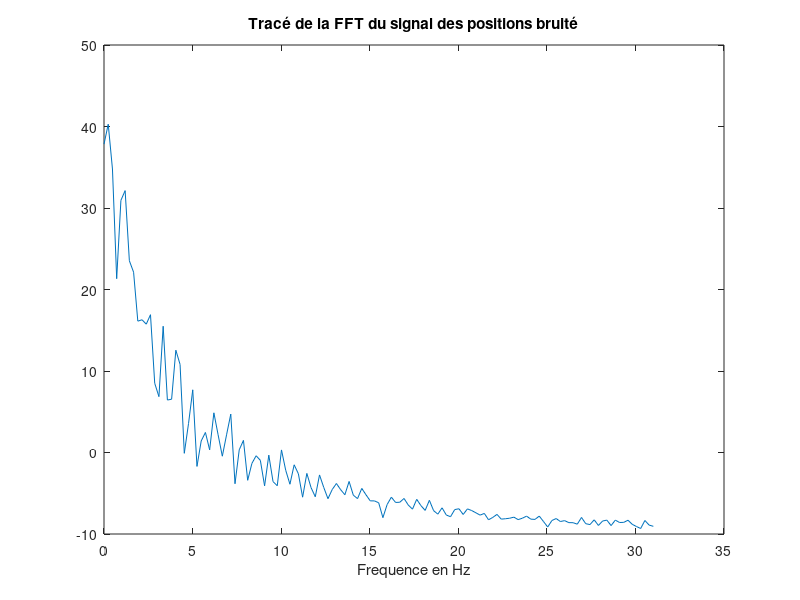
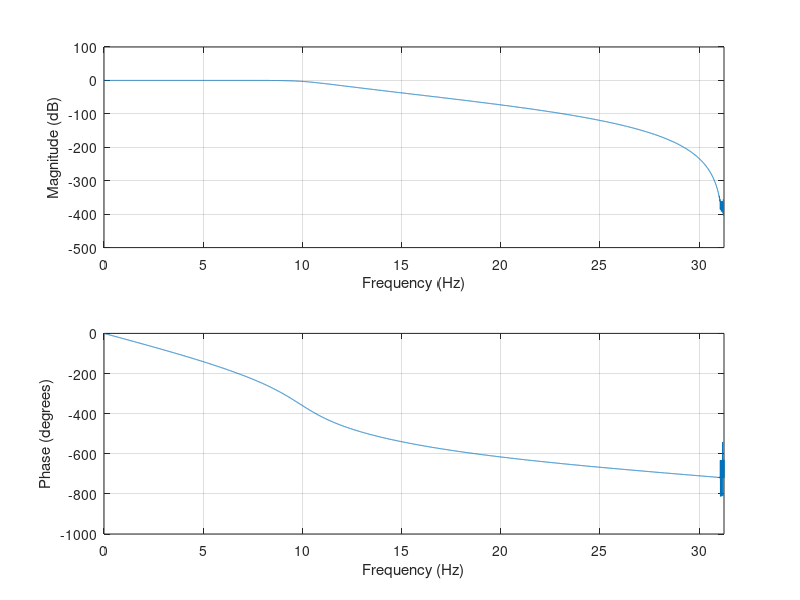
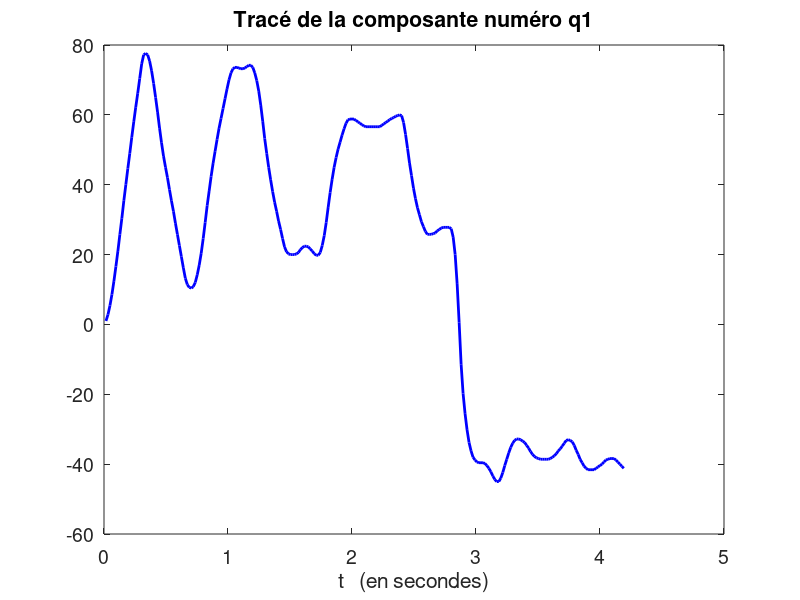
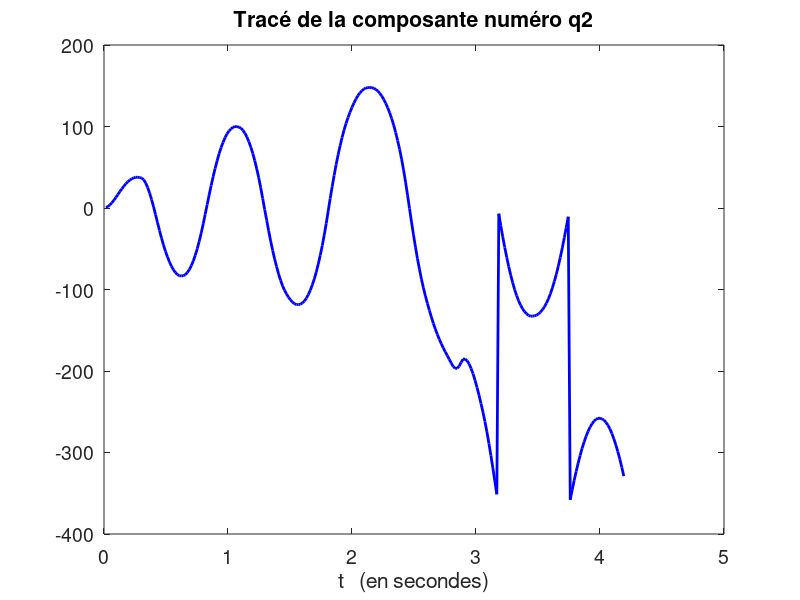

These charts were generated, in order, by the following MATLAB code:
clear all, 
close all, 
clc,
%%
P=load('Iden_IA.txt');

%Fe=P.Fe
%% Filtrage des données 
%   Design a 8th-order butterworth band-pass filter which passes frequencies between 0.15 and 0.3.

%On calcule et trace la representation fréquencielle
Fs=1/0.016; %fréquence d'échantillonage (hz)
nfft= length(P);% Nombre de point de la fft 
S=fft(P(:,2),nfft);
S=S(1:nfft/2);
ms=abs(S);
%Vecteur des frequence 
f=(0:(nfft/2)-1)*(Fs/nfft);
figure;
plot(f,20*log10(ms))
title('Tracé de la FFT du signal des positions bruité')
xlabel('Frequence en Hz');% Nombre de point de la fft 
%La frequence au dela de laquelle  l'energie du bruit  est superieure à celle du signal utile est 4Hz

fd = 10;
fa =17;
N = 10000;
Wp = 2*fd/Fs;
Ws = 2*fa/Fs;
Rp = 0.1;
Rs = 50;
[n,Wn] = buttord(Wp,Ws,3,Rs);   % 3dB attenuation à fd
[b,a] = butter(n,Wn);
figure;

freqz(b,a,N,Fs);
%%
%[b,a]=butter(2,[10/62.5,20/62.5]); 

 %Wn = 5/62.5;                   % Normalized cutoff frequency
%[a,b,k] = butter(8,Wn,'high');  % Butterworth filter

%Affichage des résultats
%2 et 3 ===> q1 et q2
% 4 et 5 ====> dq1 et dq2
% 6 et 7 ====> ddq1 et ddq2
% 8 tau
% 9 Vitesse
%%
%plot(P(:,1),filter(b,a,P(:,4)),'b-');
%hold on
%plot(P(:,1),P(:,9),'r-');
%%
for j=2:3
    figure
    cb1=plot(P(:,1),(P(:,j))*180/pi,'b-');
    set(cb1,'LineWidth',2);
    Xl=xlabel('t   (en secondes)');
    tl=title(['Tracé de la composante numéro q',num2str(j-1)]);
    set(tl,'FontSize',18);
    set(tl,'FontWeight','bold');
    set(Xl,'FontSize',12);
    set(gca,'FontSize',14);
end;
%%
for j=4:5
    figure
    cb1=plot(P(:,1),(P(:,j)),'b-');
    set(cb1,'LineWidth',2);
    Xl=xlabel('t   (en secondes)');
    tl=title(['Tracé de la composante numéro dq',num2str(j-1)]);
    set(tl,'FontSize',18);
    set(tl,'FontWeight','bold');
    set(Xl,'FontSize',12);
    set(gca,'FontSize',14);
end;
%%
for j=6:7
    figure
    cb1=plot(P(:,1),(P(:,j)),'b-');
    set(cb1,'LineWidth',2);
    Xl=xlabel('t   (en secondes)');
    tl=title(['Tracé de la composante numéro ddq',num2str(j-1)]);
    set(tl,'FontSize',18);
    set(tl,'FontWeight','bold');
    set(Xl,'FontSize',12);
    set(gca,'FontSize',14);
end;
%%
w0=2250;
for i=1:length(P)
    tauu(i)=((w0-(P(i,4))*60*5/2*pi))/34;
end

figure
    cb1=plot(P(:,1),(tauu),'b-');
    set(cb1,'LineWidth',2);
    Xl=xlabel('t   (en secondes)');
    tl=title(['couple moteur']);
    set(tl,'FontSize',18);
    set(tl,'FontWeight','bold');
    set(Xl,'FontSize',12);
    set(gca,'FontSize',14);
    
%%
figure
    cb1=plot(P(:,1),P(:,8),'b-');
    set(cb1,'LineWidth',2);
    Xl=xlabel('t   (en secondes)');
    tl=title(['couple moteur']);
    set(tl,'FontSize',18);
    set(tl,'FontWeight','bold');
    set(Xl,'FontSize',12);
    set(gca,'FontSize',14);
%% Identification

W=zeros(2,9);
Y=zeros(2,1);

for i=1: length(P)
    %q1=filter(b,a,P(i,2));
    %q2=filter(b,a,P(i,3))+pi;
    %dq1=filter(b,a,P(i,4));
    %dq2=filter(b,a,P(i,5));
    %ddq1=filter(b,a,P(i,6));
    %ddq2=filter(b,a,P(i,7));
    %tau=filter(b,a,P(i,8));
    
    q1=P(i,2);
    q2=P(i,3)+pi;
    dq1=P(i,4);
    dq2=P(i,5);
    ddq1=P(i,6);
    ddq2=P(i,7);
    tau=P(i,8);
    D=[ddq1*(sin(q2)^2)+2*dq1*dq2*cos(q2)*sin(q2)  ddq1   ddq2*cos(q2)-(dq2^2)*sin(q2) 0        0           dq1 sign(q1) 0      0;
                 -cos(q2)*sin(q2)*(dq1^2)             0   ddq1*cos(q2)               ddq2     sin(q2)      0    0     dq2 sign(q2)];
    y=[tau;0];
    W=[W;D];
    Y=[Y;y];
end
W=W(3:length(W),:);
Y=Y(3:length(Y),:);

%%
p=pinv(W)*Y

sprintf('%.15f',p')
    
%% Validation 
Tau=W*p;
T1= zeros(length(P),1);
k=1;
for j=1:length(Tau)
   if mod(j,2)== 1
       T1(k,1)=Tau(j,1);
       k=k+1;
   end
end;

%%
figure
    cb1=plot(P(:,1),P(:,8),'b-');
    hold on
    cb2=plot(P(:,1),T1(:,1),'r-');
    set(cb1,'LineWidth',2);
     set(cb2,'LineWidth',2);
    Xl=xlabel('t   (en secondes)');
    tl=title(['couple moteur']);
    set(tl,'FontSize',18);
    set(tl,'FontWeight','bold');
    set(Xl,'FontSize',12);
    set(gca,'FontSize',14);